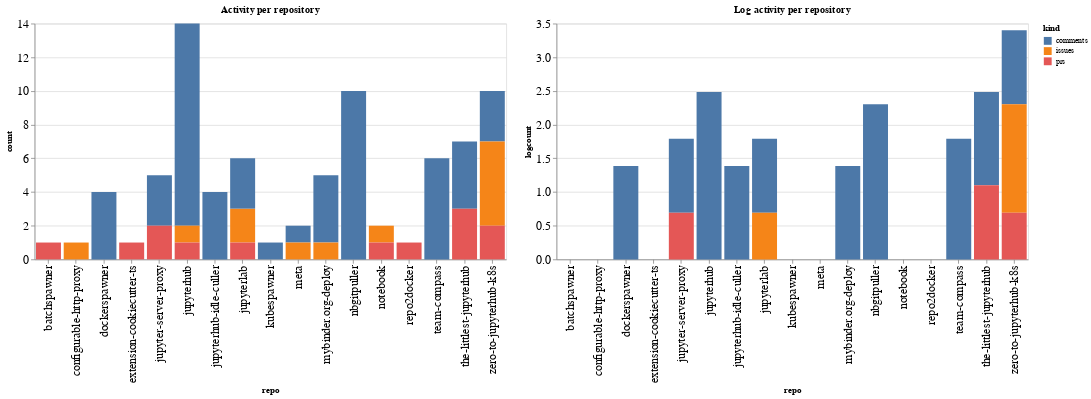

Source (notebook cell):
### Code cell
ch1 = alt.Chart(repo_summaries, width=600, title="Activity per repository").mark_bar().encode(
    x='repo',
    y='count',
    color='kind',
    tooltip="kind"
)

ch2 = alt.Chart(repo_summaries, width=600, title="Log activity per repository").mark_bar().encode(
    x='repo',
    y='logcount',
    color='kind',
    tooltip="kind"
)

ch1 | ch2

### Figure 1 — Vega-Lite specification as saved in the notebook (floating-point values rounded to 4 significant figures)
{"config": {"axisLeft": {"labelFontSize": 15}, "axisBottom": {"labelFontSize": 15}}, "hconcat": [{"mark": "bar", "encoding": {"color": {"type": "nominal", "field": "kind"}, "tooltip": {"type": "nominal", "field": "kind"}, "x": {"type": "nominal", "field": "repo"}, "y": {"type": "quantitative", "field": "count"}}, "title": "Activity per repository", "width": 600}, {"mark": "bar", "encoding": {"color": {"type": "nominal", "field": "kind"}, "tooltip": {"type": "nominal", "field": "kind"}, "x": {"type": "nominal", "field": "repo"}, "y": {"type": "quantitative", "field": "logcount"}}, "title": "Log activity per repository", "width": 600}], "data": {"name": "data-e82169e784db6ac28f0b53b3c94aed28"}, "$schema": "https://vega.github.io/schema/vega-lite/v4.8.1.json", "datasets": {"data-e82169e784db6ac28f0b53b3c94aed28": [{"repo": "batchspawner", "kind": "prs", "count": 1, "logcount": 0.0}, {"repo": "configurable-http-proxy", "kind": "issues", "count": 1, "logcount": 0.0}, {"repo": "dockerspawner", "kind": "comments", "count": 4, "logcount": 1.386}, {"repo": "extension-cookiecutter-ts", "kind": "prs", "count": 1, "logcount": 0.0}, {"repo": "jupyter-server-proxy", "kind": "comments", "count": 3, "logcount": 1.099}, {"repo": "jupyter-server-proxy", "kind": "prs", "count": 2, "logcount": 0.6931}, {"repo": "jupyterhub", "kind": "comments", "count": 12, "logcount": 2.485}, {"repo": "jupyterhub", "kind": "issues", "count": 1, "logcount": 0.0}, {"repo": "jupyterhub", "kind": "prs", "count": 1, "logcount": 0.0}, {"repo": "jupyterhub-idle-culler", "kind": "comments", "count": 4, "logcount": 1.386}, {"repo": "jupyterlab", "kind": "comments", "count": 3, "logcount": 1.099}, {"repo": "jupyterlab", "kind": "issues", "count": 2, "logcount": 0.6931}, {"repo": "jupyterlab", "kind": "prs", "count": 1, "logcount": 0.0}, {"repo": "kubespawner", "kind": "comments", "count": 1, "logcount": 0.0}, {"repo": "meta", "kind": "comments", "count": 1, "logcount": 0.0}, {"repo": "meta", "kind": "issues", "count": 1, "logcount": 0.0}, {"repo": "mybinder.org-deploy", "kind": "comments", "count": 4, "logcount": 1.386}, {"repo": "mybinder.org-deploy", "kind": "issues", "count": 1, "logcount": 0.0}, {"repo": "nbgitpuller", "kind": "comments", "count": 10, "logcount": 2.303}, {"repo": "notebook", "kind": "issues", "count": 1, "logcount": 0.0}, {"repo": "notebook", "kind": "prs", "count": 1, "logcount": 0.0}, {"repo": "repo2docker", "kind": "prs", "count": 1, "logcount": 0.0}, {"repo": "team-compass", "kind": "comments", "count": 6, "logcount": 1.792}, {"repo": "the-littlest-jupyterhub", "kind": "comments", "count": 4, "logcount": 1.386}, {"repo": "the-littlest-jupyterhub", "kind": "prs", "count": 3, "logcount": 1.099}, {"repo": "zero-to-jupyterhub-k8s", "kind": "comments", "count": 3, "logcount": 1.099}, {"repo": "zero-to-jupyterhub-k8s", "kind": "issues", "count": 5, "logcount": 1.609}, {"repo": "zero-to-jupyterhub-k8s", "kind": "prs", "count": 2, "logcount": 0.6931}]}}
